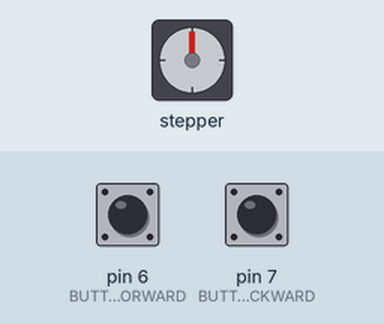
This sketch was run on a simulated Arduino Uno, built with avr-gcc and run on an emulated ATmega328P. Parts: stepper motor. Wiring (inferred from the names in the program): stepper motor driver (200 steps per turn assumed): step pin 9; direction pin 10; enable pin 8. The inputs (shaded band) are chosen by the test bench; at power-on: pin 6 (BUTTON_FORWARD) HIGH, pin 7 (BUTTON_BACKWARD) HIGH. What the sketch prints to the serial monitor is not drawn.

Above: at 1.2 s.
1.3 s: pin 6 (BUTTON_FORWARD) pulled LOW for 1 s
At 2.7 s:
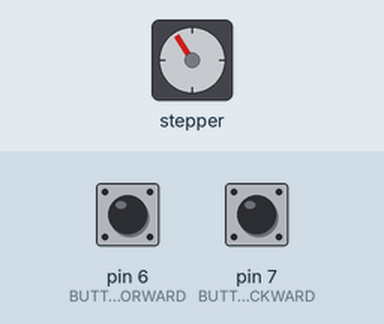
3.8 s: pin 7 (BUTTON_BACKWARD) pulled LOW for 3.2 s
At 7.5 s:
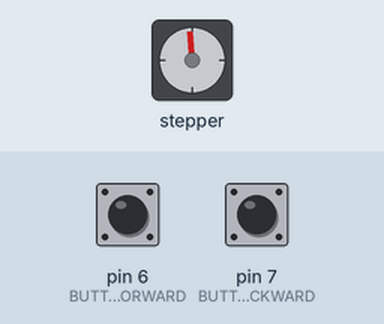
8.5 s: pin 7 (BUTTON_BACKWARD) pulled LOW for 1 s
At 10.6 s:
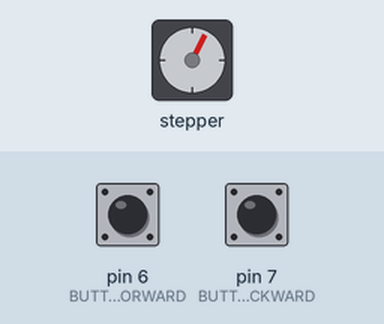
11.0 s: pin 6 (BUTTON_FORWARD) pulled LOW for 3.2 s
At 11.45 s:
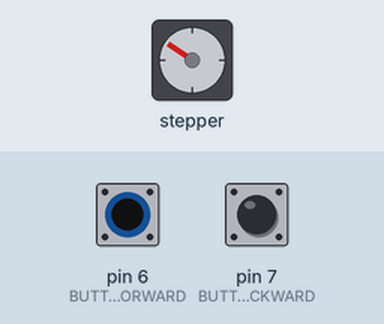
15.7 s: pin 7 (BUTTON_BACKWARD) driven LOW
At 16.15 s:
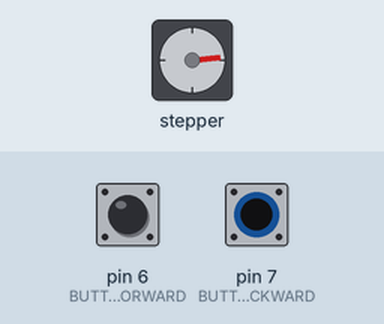
18.7 s: pin 6 (BUTTON_FORWARD) pulled LOW for 1 s
Timing chart, 0 to 23.7 s (numbered marks = the images above; inputs shaded):
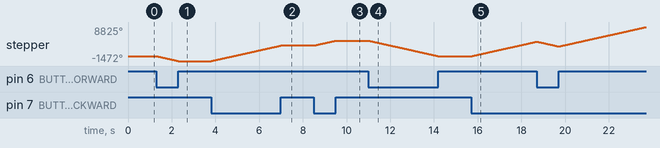

Measured:
- after the input at 1.3 s, stepper: turns 1472° counter-clockwise in 1.0 s, starting at once
- after the input at 3.8 s, stepper: turns 4708° clockwise in 3.2 s, starting at once
- after the input at 8.5 s, stepper: turns 1472° clockwise in 1.0 s, starting at once
- after the input at 11.0 s, stepper: turns 4708° counter-clockwise in 3.2 s, starting at once
- after the input at 15.7 s, stepper: keeps turning clockwise at about 1472°/s, starting at once

The sketch:

step_button.ino
```cpp
// TMC2208 single-axis control with TWO physical buttons
// Button 1 (pin 9)  → Forward while held
// Button 2 (pin 10) → Backward while held
// Release both      → Stop
//
// Pin assignments as requested:
// STEP →  9
// DIR  → 10
// EN   →  8

#define STEP_PIN     9
#define DIR_PIN     10
#define EN_PIN       8

#define BUTTON_FORWARD   6    // ← changed to free pin
#define BUTTON_BACKWARD  7    // ← changed to free pin

#define STEP_DELAY_US  600   // smaller = faster (try 400–1000)
// increase if motor skips / vibrates, decrease if too slow

void setup() {
  Serial.begin(115200);  // optional – for debugging messages
  Serial.println("Button control ready: Btn1 (pin9)=Forward, Btn2 (pin10)=Backward, release=Stop");

  pinMode(STEP_PIN, OUTPUT);
  pinMode(DIR_PIN, OUTPUT);
  pinMode(EN_PIN, OUTPUT);

  // WARNING: buttons are on the same pins as STEP & DIR → this will NOT work properly!
  // You MUST change the button pins to free ones (see recommendations below)
  pinMode(BUTTON_FORWARD,   INPUT_PULLUP);
  pinMode(BUTTON_BACKWARD,  INPUT_PULLUP);

  digitalWrite(EN_PIN, LOW);      // enable driver (LOW = on for most TMC2208)
  digitalWrite(DIR_PIN, LOW);     // default direction = forward
  digitalWrite(STEP_PIN, LOW);
}

void loop() {
  bool fwdPressed = (digitalRead(BUTTON_FORWARD) == LOW);
  bool bwdPressed = (digitalRead(BUTTON_BACKWARD) == LOW);

  // Stop if both buttons are released
  if (!fwdPressed && !bwdPressed) {
    return;   // no steps → motor stops
  }

  // Direction: forward has priority if both pressed
  if (fwdPressed) {
    digitalWrite(DIR_PIN, LOW);   // LOW = forward (swap to HIGH if direction is wrong)
    // Serial.println("→ Forward");   // uncomment for debug
  }
  else if (bwdPressed) {
    digitalWrite(DIR_PIN, HIGH);  // HIGH = backward
    // Serial.println("← Backward");  // uncomment for debug
  }

  // Send one step pulse
  digitalWrite(STEP_PIN, HIGH);
  delayMicroseconds(STEP_DELAY_US);
  digitalWrite(STEP_PIN, LOW);
  delayMicroseconds(STEP_DELAY_US);
}
```
